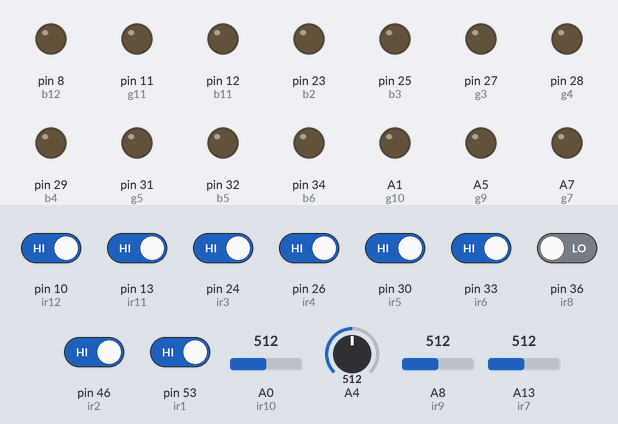
A sketch run on a simulated Arduino Mega 2560, built with avr-gcc and run on an emulated ATmega2560. Shown: output pins drawn as LEDs (lit = HIGH). The test bench sets the inputs (shaded band); at power-on: pin 10 (ir12), pin 13 (ir11), pin 24 (ir3), pin 26 (ir4), pin 30 (ir5), pin 33 (ir6), pin 46 (ir2), pin 53 (ir1) HIGH, pin 36 (ir8) LOW, A0 (ir10) = 512, A8 (ir9) = 512, A13 (ir7) = 512, A4 = 512. What the sketch prints to the serial monitor is not drawn.

Above: at 1.2 s.
1.3 s: A0 (ir10) set to 216
2.8 s: A0 (ir10) set to 187
At 3.2 s:
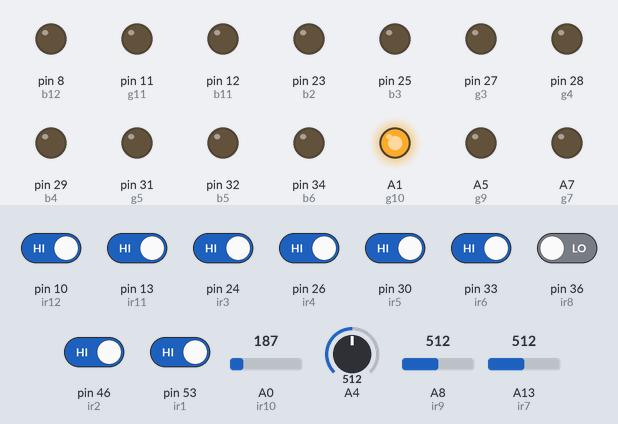
4.3 s: A8 (ir9) set to 213
5.8 s: A8 (ir9) set to 181
At 6.7 s:
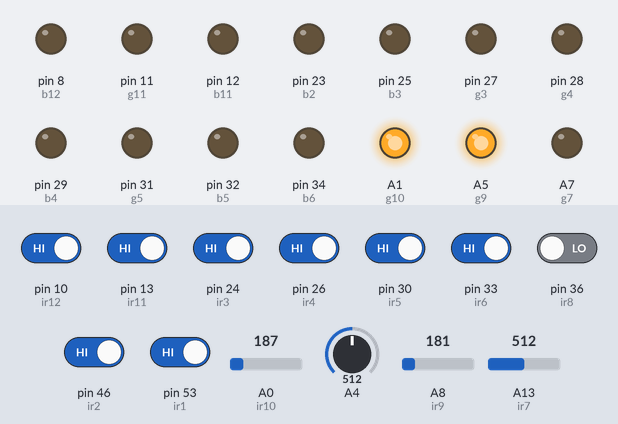
7.3 s: A13 (ir7) set to 216
8.8 s: A13 (ir7) set to 187
At 10.2 s:
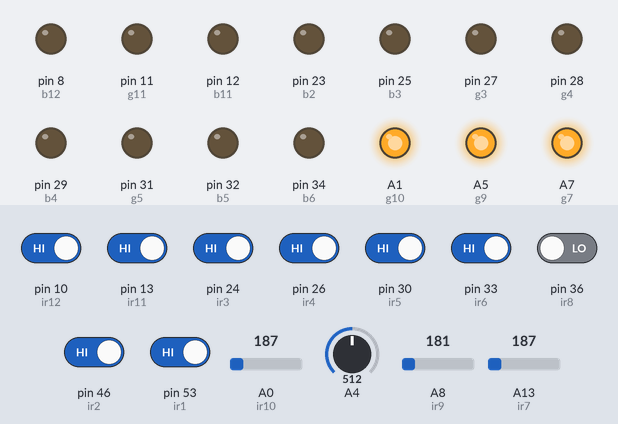
Timing chart, 0 to 11.3 s (numbered marks = the images above; inputs shaded):
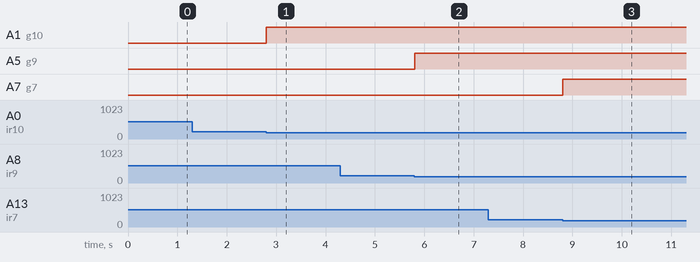

The sketch:

rgb_ir_green.ino
```cpp
#define ir1 53
int g1=50;
int b1=52;

#define ir2 46
int b2=23;
int g2=47;

#define ir3 24
int g3=27;
int b3=25;

#define ir4 26
int b4=29;
int g4=28;

#define ir5 30
int g5=31;
int b5=32;

#define ir6 33
int b6=34;
int g6=35;


#define ir7 A13
int b7=A14;
int g7=A7;


#define ir8 36
int b8=37;
int g8=39;

#define ir10 A0
int g10=A1;
int b10=A2;


#define ir11 13
int g11=11;
int b11=12;


#define ir12 10
int b12=8;
int g12=A11;


#define ir9 A8
int g9=A5;
int b9=A9;

void setup() {
  // put your setup code here, to run once:
  Serial.begin(9600);

   pinMode(g1,OUTPUT);
   pinMode(b1,OUTPUT);

   pinMode(g2,OUTPUT);
   pinMode(b2,OUTPUT);

   pinMode(g3,OUTPUT);
   pinMode(b3,OUTPUT);

   pinMode(g4,OUTPUT);
   pinMode(b4,OUTPUT);

   pinMode(g5,OUTPUT);
   pinMode(b5,OUTPUT);

   pinMode(g6,OUTPUT);
   pinMode(b6,OUTPUT);

   pinMode(g7,OUTPUT);
   pinMode(b7,OUTPUT);

   pinMode(g8,OUTPUT);
   pinMode(b8,OUTPUT);

   pinMode(g9,OUTPUT);
   pinMode(b9,OUTPUT);

   pinMode(g10,OUTPUT);
   pinMode(b10,OUTPUT);

   pinMode(g11,OUTPUT);
   pinMode(b11,OUTPUT);

   pinMode(g12,OUTPUT);
   pinMode(b12,OUTPUT);


   pinMode(ir1,INPUT);
   pinMode(ir2,INPUT);
   pinMode(ir3,INPUT);
   pinMode(ir4,INPUT);
   pinMode(ir5,INPUT);
   pinMode(ir6,INPUT);
   pinMode(ir7,INPUT);
   pinMode(ir8,INPUT);
   pinMode(ir9,INPUT);
   pinMode(ir10,INPUT);
   pinMode(ir11,INPUT);
   pinMode(ir12,INPUT);


digitalWrite(g1,LOW);
digitalWrite(b1,LOW);
digitalWrite(g2,LOW);
digitalWrite(b2,LOW);
digitalWrite(g3,LOW);
digitalWrite(b3,LOW);
digitalWrite(g4,LOW);
digitalWrite(b4,LOW);
digitalWrite(g5,LOW);
digitalWrite(b5,LOW);
digitalWrite(g6,LOW);
digitalWrite(b6,LOW);
digitalWrite(g7,LOW);
digitalWrite(b7,LOW);
digitalWrite(g8,LOW);
digitalWrite(b8,LOW);
digitalWrite(g9,LOW);
digitalWrite(b9,LOW);
digitalWrite(g10,LOW);
digitalWrite(b10,LOW);
digitalWrite(g11,LOW);
digitalWrite(b11,LOW);
digitalWrite(g12,LOW);
digitalWrite(b12,LOW);
}

void loop() {
  // put your main code here, to run repeatedly:

  //digitalWrite(r1,HIGH);
  //digitalWrite(g1,HIGH);
  //digitalWrite(b1,HIGH);

  int val=analogRead(ir8);
  Serial.println(val);

 if(digitalRead(ir1)==LOW)
 {
  //digitalWrite(r1,HIGH);
  //digitalWrite(g1,HIGH);
  //Serial.println("dsfasfsd");
  digitalWrite(g1,HIGH);
 }
  if(digitalRead(ir1)==HIGH)
  {
    //Serial.println("ACV");
    digitalWrite(g1,LOW);
  }

if(digitalRead(ir2)==LOW)
 {
  digitalWrite(g2,HIGH);

 }
  if(digitalRead(ir2)==HIGH)
  {

    digitalWrite(g2,LOW);
  }

if(digitalRead(ir3)==LOW)
 {

  digitalWrite(g3,HIGH);
 }
  if(digitalRead(ir3)==HIGH)
  {

    digitalWrite(g3,LOW);
  }
  if(digitalRead(ir4)==LOW)
 {

  digitalWrite(g4,HIGH);
 }
  if(digitalRead(ir4)==HIGH)
  {

    digitalWrite(g4,LOW);
  }
if(digitalRead(ir5)==LOW)
 {

  digitalWrite(g5,HIGH);
 }
  if(digitalRead(ir5)==HIGH)
 {

  digitalWrite(g5,LOW);
 }

  if(digitalRead(ir6)==LOW)
 {

  digitalWrite(g6,HIGH);
 }
  if(digitalRead(ir6)==HIGH)
 {

  digitalWrite(g6,LOW);
 }

if(analogRead(ir7)<200)
 {

  analogWrite(g7,255);
 }
  if(analogRead(ir7)>200)
  {

    analogWrite(g7,0);
  }


  if(digitalRead(ir8)==HIGH)
 {

  digitalWrite(g8,LOW);
 }
if(digitalRead(ir8)==LOW)
 {

  digitalWrite(g8,HIGH);
 }


  if(analogRead(ir9)<200)
 {

  analogWrite(g9,255);
 }
 if(analogRead(ir9)>200)
  {

    analogWrite(g9,0);
  }
  if(analogRead(ir10)<200)
 {

  analogWrite(g10,255);
 }
  if(analogRead(ir10)>200)
  {

    analogWrite(g10,0);
  }
  if(digitalRead(ir11)==LOW)
 {


  digitalWrite(g11,HIGH);
 }
  if(digitalRead(ir11)==HIGH)
  {

    digitalWrite(g11,LOW);
  }

  if(digitalRead(ir12)==LOW)
 {
  analogWrite(g12,255);
 }
  if(digitalRead(ir12 )==HIGH)
  {
    analogWrite(g12,0);
  }
}
```

Measured:
- the behaviour switches between 200 and 199 on A0 (ir10) (found by bisection; images 0 and 1)
- the behaviour switches between 200 and 199 on A8 (ir9) (found by bisection; images 1 and 2)
- the behaviour switches between 200 and 199 on A13 (ir7) (found by bisection; images 2 and 3)
- after the input at 1.3 s, every drawn part: stays the same
- after the input at 2.8 s, A1 (g10): LOW → HIGH at once
- after the input at 4.3 s, every drawn part: stays the same
- after the input at 5.8 s, A5 (g9): LOW → HIGH at once
- after the input at 7.3 s, every drawn part: stays the same
- after the input at 8.8 s, A7 (g7): LOW → HIGH at once
